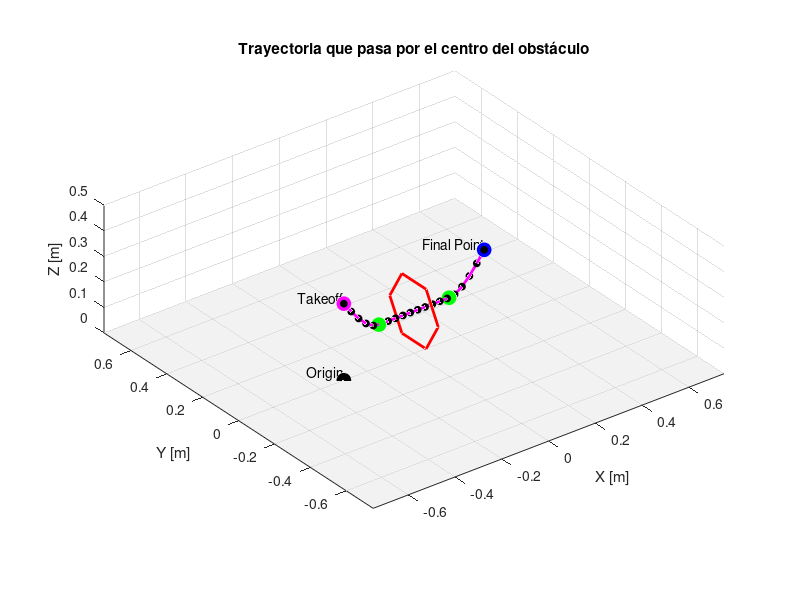

This figure's MATLAB source: (Note: this script raises an error after producing the figure.)
% =========================================================================
% PROYECTO DE GRADUACIÓN: HERRAMIENTAS DE SOFTWARE PARA CRAZYFLIE
% Pablo Javier Caal Leiva - 20538
% -------------------------------------------------------------------------
% Prueba de obstáculo hexagonal en Crazyflie con Flow Deck
% =========================================================================

%% Añadir al path las carpetas de comandos usando una ruta relativa
addpath('../../Crazyflie-Matlab');
addpath('../../Robotat');

%% Generación de trayectoria interpolada
% Puntos importantes
origin = [-0.3, 0, 0];
takeoff_point = origin(1:3) + [0,0,0.3];
obstacle_point = [0, 0, 0.3, 0, 0, deg2rad(0)]; 
final_point = [0.3, 0, 0.3];

% Geometría del obstáculo
diameter = 0.27;
radius = diameter / 2;
obstacle_point(3) = obstacle_point(3) - radius;
theta = linspace(0, 2*pi, 7); 
hexagon_y = radius * cos(theta); 
hexagon_z = radius * sin(theta) + obstacle_point(3); 
apply_yaw = @(x, y, yaw) [cos(yaw) -sin(yaw); sin(yaw) cos(yaw)] * [x; y];
yaw_obstacle = obstacle_point(6);  % Ángulo de yaw en radianes
rotated_hexagon = apply_yaw(zeros(size(hexagon_y)), hexagon_y, yaw_obstacle);

obstacle_distance = 0.15;  
pre_obstacle = obstacle_point(1:3) - obstacle_distance * [cos(yaw_obstacle), sin(yaw_obstacle), 0];
post_obstacle = obstacle_point(1:3) + obstacle_distance * [cos(yaw_obstacle), sin(yaw_obstacle), 0];

% Crear la figura
figure;
hold on;
[x_floor, y_floor] = meshgrid(-1:0.1:1, -1:0.1:1);
z_floor = zeros(size(x_floor));
surf(x_floor, y_floor, z_floor, 'FaceColor', [0.9 0.9 0.9], 'EdgeColor', 'none', 'FaceAlpha', 0.5); % Dibujar el piso

% Graficar el obstáculo rotado con el yaw aplicado
plot3(obstacle_point(1) + rotated_hexagon(1, :), obstacle_point(2) + rotated_hexagon(2, :), hexagon_z, 'r', 'LineWidth', 2);
% Graficar el origen como un punto
plot3(origin(1), origin(2), origin(3), 'ko', 'MarkerSize', 10, 'MarkerFaceColor', 'k');
text(origin(1), origin(2), origin(3), 'Origin', 'VerticalAlignment', 'bottom', 'HorizontalAlignment', 'right');
% Graficar el punto de takeoff como un punto
plot3(takeoff_point(1), takeoff_point(2), takeoff_point(3), 'mo', 'MarkerSize', 10, 'MarkerFaceColor', 'm');
text(takeoff_point(1), takeoff_point(2), takeoff_point(3), 'Takeoff', 'VerticalAlignment', 'bottom', 'HorizontalAlignment', 'right');
% Graficar el punto final como un punto
plot3(final_point(1), final_point(2), final_point(3), 'bo', 'MarkerSize', 10, 'MarkerFaceColor', 'b');
text(final_point(1), final_point(2), final_point(3), 'Final Point', 'VerticalAlignment', 'bottom', 'HorizontalAlignment', 'right');
% Graficar el punto pre-obstacle y post-obstacle
plot3(pre_obstacle(1), pre_obstacle(2), pre_obstacle(3), 'go', 'MarkerSize', 10, 'MarkerFaceColor', 'g');
plot3(post_obstacle(1), post_obstacle(2), post_obstacle(3), 'go', 'MarkerSize', 10, 'MarkerFaceColor', 'g');

% Trayectoria e interpolación
trajectory_points = [takeoff_point; pre_obstacle; obstacle_point(1:3); post_obstacle; final_point];
n_interp = 20; 
t = 1:size(trajectory_points, 1); 
t_interp = linspace(1, t(end), n_interp); 
x_interp = interp1(t, trajectory_points(:, 1), t_interp, 'pchip');
y_interp = interp1(t, trajectory_points(:, 2), t_interp, 'pchip');
z_interp = interp1(t, trajectory_points(:, 3), t_interp, 'pchip');
plot3(x_interp, y_interp, z_interp, 'm-', 'LineWidth', 2); % Línea suave
plot3(x_interp, y_interp, z_interp, 'ko', 'MarkerSize', 5, 'MarkerFaceColor', 'k'); % Puntos interpolados

% Configurar los ejes
xlabel('X [m]');
ylabel('Y [m]');
zlabel('Z [m]');
title('Trayectoria que pasa por el centro del obstáculo');
grid on;
axis equal;
xlim([-0.75 0.75]); % Ajustar límites en X
ylim([-0.75 0.75]); % Ajustar límites en Y
zlim([0 0.5]); % Ajustar límites en Z para ver desde el suelo hacia arriba
view(3);
hold off;

% Generar el array de la trayectoria sin el primer punto
x_interp = x_interp(2:end);
y_interp = y_interp(2:end);
z_interp = z_interp(2:end);
trajectory = [x_interp', y_interp', z_interp'];


%% Ejecución de prueba de 9despegue y aterrizaje
dron_id = 8;    
crazyflie_1 = crazyflie_connect(dron_id);
pause(1);
crazyflie_set_position(crazyflie_1, -0.3, 0, 0);
pause(1);
crazyflie_takeoff(crazyflie_1);
pause(3);

for i = 1:size(trajectory,1)
    crazyflie_move_to_position(crazyflie_1, trajectory(i,1), trajectory(i,2), trajectory(i,3));
    pause(0.1);
end

crazyflie_land(crazyflie_1);
pause(2);
crazyflie_disconnect(crazyflie_1);